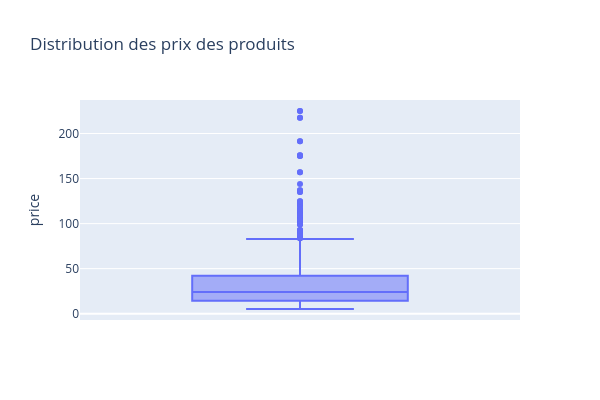

Notebook code for this chart:
### Code cell
#Autre méthode avec plotly express
fig = px.box(df_merge, y="price", title="Distribution des prix des produits", width=600, height=400)
fig.show()

### Figure 1 — Plotly figure (JSON) as saved in the notebook; plotly's stock layout.template omitted (floating-point values rounded to 4 significant figures; data arrays with more than 128 entries replaced by an {"elided": "..."} marker saying what was removed)
{"data": [{"alignmentgroup": "True", "hovertemplate": "price=%{y}<extra></extra>", "legendgroup": "", "marker": {"color": "#636efa"}, "name": "", "notched": false, "offsetgroup": "", "orientation": "v", "showlegend": false, "type": "box", "x0": " ", "xaxis": "x", "y": {"elided": "1536 float values"}, "y0": " ", "yaxis": "y"}], "layout": {"boxmode": "group", "height": 400, "legend": {"tracegroupgap": 0}, "title": {"text": "Distribution des prix des produits"}, "width": 600, "xaxis": {"anchor": "y", "domain": [0, 1]}, "yaxis": {"anchor": "x", "domain": [0, 1], "title": {"text": "price"}}}}
